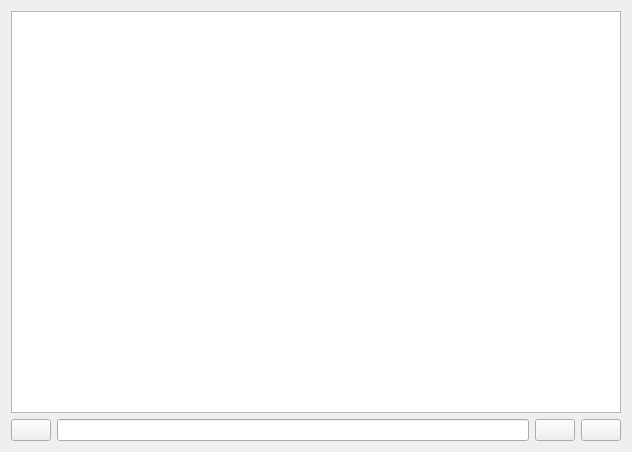
<?xml version="1.0" encoding="UTF-8"?>
<ui version="4.0">
 <class>PageTerminal</class>
 <widget class="QWidget" name="PageTerminal">
  <property name="geometry">
   <rect>
    <x>0</x>
    <y>0</y>
    <width>632</width>
    <height>452</height>
   </rect>
  </property>
  <property name="windowTitle">
   <string>Form</string>
  </property>
  <layout class="QVBoxLayout" name="verticalLayout">
   <item>
    <widget class="QTextBrowser" name="terminalBrowser">
     <property name="font">
      <font>
       <family>DejaVu Sans Mono</family>
      </font>
     </property>
     <property name="lineWrapMode">
      <enum>QTextEdit::NoWrap</enum>
     </property>
    </widget>
   </item>
   <item>
    <layout class="QHBoxLayout" name="horizontalLayout">
     <item>
      <widget class="QPushButton" name="helpButton">
       <property name="sizePolicy">
        <sizepolicy hsizetype="Fixed" vsizetype="Fixed">
         <horstretch>0</horstretch>
         <verstretch>0</verstretch>
        </sizepolicy>
       </property>
       <property name="toolTip">
        <string>Send help command to VESC</string>
       </property>
       <property name="text">
        <string/>
       </property>
       <property name="icon">
        <iconset resource="../res.qrc">
         <normaloff>:/res/icons/Help-96.png</normaloff>:/res/icons/Help-96.png</iconset>
       </property>
      </widget>
     </item>
     <item>
      <widget class="HistoryLineEdit" name="terminalEdit"/>
     </item>
     <item>
      <widget class="QPushButton" name="sendButton">
       <property name="sizePolicy">
        <sizepolicy hsizetype="Fixed" vsizetype="Fixed">
         <horstretch>0</horstretch>
         <verstretch>0</verstretch>
        </sizepolicy>
       </property>
       <property name="toolTip">
        <string>Send command</string>
       </property>
       <property name="text">
        <string/>
       </property>
       <property name="icon">
        <iconset resource="../res.qrc">
         <normaloff>:/res/icons/Send File-96.png</normaloff>:/res/icons/Send File-96.png</iconset>
       </property>
      </widget>
     </item>
     <item>
      <widget class="QPushButton" name="clearButton">
       <property name="sizePolicy">
        <sizepolicy hsizetype="Fixed" vsizetype="Fixed">
         <horstretch>0</horstretch>
         <verstretch>0</verstretch>
        </sizepolicy>
       </property>
       <property name="toolTip">
        <string>Clear terminal</string>
       </property>
       <property name="text">
        <string/>
       </property>
       <property name="icon">
        <iconset resource="../res.qrc">
         <normaloff>:/res/icons/Delete-96.png</normaloff>:/res/icons/Delete-96.png</iconset>
       </property>
      </widget>
     </item>
    </layout>
   </item>
  </layout>
 </widget>
 <customwidgets>
  <customwidget>
   <class>HistoryLineEdit</class>
   <extends>QLineEdit</extends>
   <header>widgets/historylineedit.h</header>
  </customwidget>
 </customwidgets>
 <resources>
  <include location="../res.qrc"/>
 </resources>
 <connections>
  <connection>
   <sender>clearButton</sender>
   <signal>clicked()</signal>
   <receiver>terminalBrowser</receiver>
   <slot>clear()</slot>
   <hints>
    <hint type="sourcelabel">
     <x>599</x>
     <y>423</y>
    </hint>
    <hint type="destinationlabel">
     <x>577</x>
     <y>368</y>
    </hint>
   </hints>
  </connection>
  <connection>
   <sender>terminalEdit</sender>
   <signal>returnPressed()</signal>
   <receiver>sendButton</receiver>
   <slot>click()</slot>
   <hints>
    <hint type="sourcelabel">
     <x>538</x>
     <y>425</y>
    </hint>
    <hint type="destinationlabel">
     <x>571</x>
     <y>424</y>
    </hint>
   </hints>
  </connection>
 </connections>
</ui>
